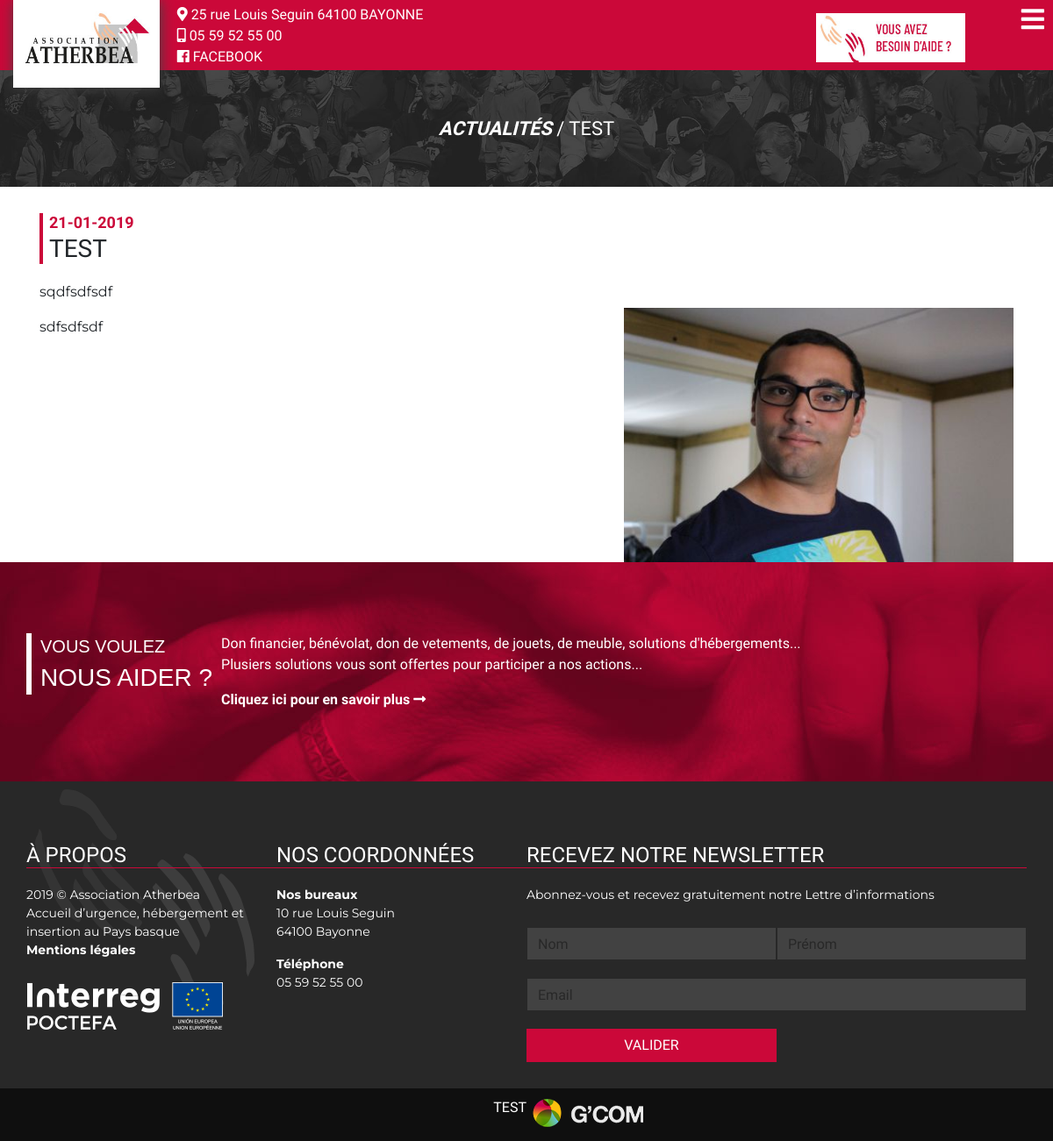
The page /actualite-2-link-actu.html on the database its author committed.
### tables this page shows
CREATE TABLE IF NOT EXISTS `actualite` (
  `id` int(11) NOT NULL AUTO_INCREMENT,
  `titre` varchar(255) NOT NULL,
  `url` varchar(255) NOT NULL,
  `contenu` longtext NOT NULL,
  `date_creation` date NOT NULL,
  PRIMARY KEY (`id`)
);

### actualite.php (the view, shortened to what this page needs)
<?php
include("inc/conf.php");
$sql = "SELECT * FROM actualite WHERE url='" . $_GET["url"] . "'";
$res = $dbh->prepare($sql);
$res->execute();
$actu = $res->fetch(PDO::FETCH_ASSOC);
?>
<!doctype html>
<html lang="fr">
    <head>
        <?php include("inc/head.php"); ?>
    </head>
    <body>
        <?php
        include("inc/header.php");
        ?>
        <section id="header_ariane" style="background-image: url('images/visuel/visuel_1.jpg');">
            <span><a href="<?php SITE_URL;?>actualites.php">actualités</a> / <?php echo $actu["titre"]; ?></span>
        </section>
        <section>
            <div class="container" id="contenu">
                <div class="titre">
                    <span><?php echo date("d-m-Y",  strtotime($actu["date_creation"]));?></span>
                    <h1><?php echo $actu["titre"];?></h1>
                </div>
                <div>
                     <?php echo $actu["contenu"];?>
                </div>
            </div>
        </section>
        <?php
        include("inc/bandeau_aide.php");
        include("inc/footer.php");
        ?>
    </body>
</html>

### css/style.css (style rules this page uses)
body { font-family: 'Barlow Condensed', sans-serif; padding-top: 80px; }
section p { font-family: 'Montserrat', sans-serif; }
.titre { border-left:4px solid #cb0839; padding-left:7px; margin-bottom: 20px; text-transform: uppercase; font-weight: bold; }
.titre span { font-size: 18px; color: #cb0839; text-transform: uppercase; line-height: 1; }
.titre h1, .titre h2, .titre h3 { font-size: 28px; }
#contenu { padding-top:30px; padding-bottom:30px; }
#contenu img { padding-top:30px; max-width: 40%; float:right; }
#header_ariane { color: #fff; text-align: center; font-size: 22px; text-transform: uppercase; padding: 50px 0; background-size: cover; background-position: center; }
#header_ariane a { color: #fff; font-style: italic; font-weight: bold; }

### rows shown on the page
actualite: titre "TEST", date_creation "21-01-2019", contenu (picture), contenu "sqdfsdfsdf sdfsdfsdf"
